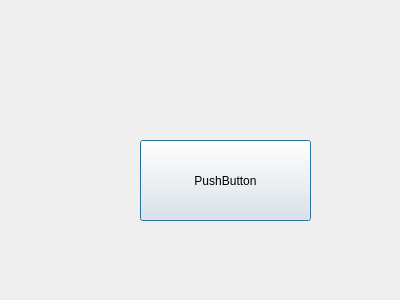
<?xml version="1.0" encoding="UTF-8"?>
<ui version="4.0">
 <class>Dialog</class>
 <widget class="QDialog" name="Dialog">
  <property name="geometry">
   <rect>
    <x>0</x>
    <y>0</y>
    <width>400</width>
    <height>300</height>
   </rect>
  </property>
  <property name="windowTitle">
   <string>Dialog</string>
  </property>
  <widget class="QPushButton" name="pushButton">
   <property name="geometry">
    <rect>
     <x>140</x>
     <y>140</y>
     <width>171</width>
     <height>81</height>
    </rect>
   </property>
   <property name="text">
    <string>PushButton</string>
   </property>
  </widget>
 </widget>
 <layoutdefault spacing="6" margin="11"/>
 <resources/>
 <connections/>
</ui>
